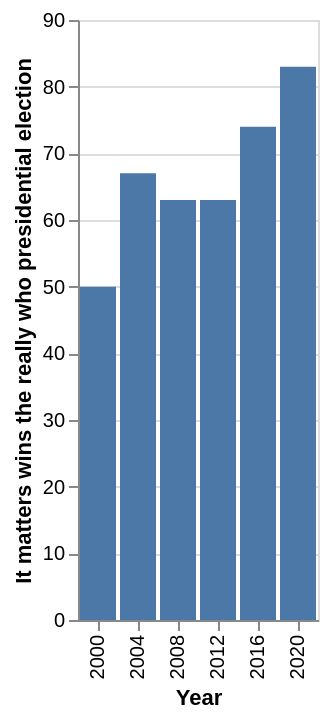

Vega-Lite specification for this chart:
### Vega-Lite specification from a JSON file in a GitHub repository (floating-point values rounded to 4 significant figures)
{"$schema": "https://vega.github.io/schema/vega-lite/v5.json", "description": "Bar chart auto-generated from CSV", "data": {"values": [{"Year": 2000, "It matters wins the really who presidential election": 50}, {"Year": 2004, "It matters wins the really who presidential election": 67}, {"Year": 2008, "It matters wins the really who presidential election": 63}, {"Year": 2012, "It matters wins the really who presidential election": 63}, {"Year": 2016, "It matters wins the really who presidential election": 74}, {"Year": 2020, "It matters wins the really who presidential election": 83}]}, "mark": "bar", "encoding": {"x": {"field": "Year", "type": "ordinal"}, "y": {"field": "It matters wins the really who presidential election", "type": "quantitative"}}}
